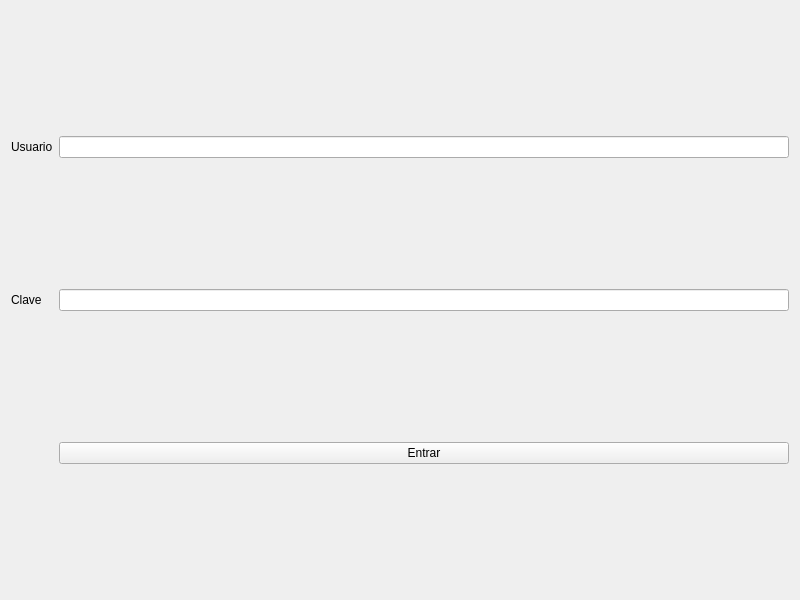
<?xml version="1.0" encoding="UTF-8"?>
<ui version="4.0">
 <class>Login</class>
 <widget class="QWidget" name="Login">
  <property name="geometry">
   <rect>
    <x>0</x>
    <y>0</y>
    <width>800</width>
    <height>600</height>
   </rect>
  </property>
  <property name="windowTitle">
   <string>Login</string>
  </property>
  <layout class="QGridLayout" name="gridLayout">
   <item row="0" column="0">
    <widget class="QLabel" name="lUsuario">
     <property name="text">
      <string>Usuario</string>
     </property>
    </widget>
   </item>
   <item row="0" column="1">
    <widget class="QLineEdit" name="leUsuario"/>
   </item>
   <item row="1" column="0">
    <widget class="QLabel" name="lClave">
     <property name="text">
      <string>Clave</string>
     </property>
    </widget>
   </item>
   <item row="1" column="1">
    <widget class="QLineEdit" name="leClave"/>
   </item>
   <item row="2" column="1">
    <widget class="QPushButton" name="pbIngresar">
     <property name="text">
      <string>Entrar</string>
     </property>
    </widget>
   </item>
  </layout>
 </widget>
 <resources/>
 <connections/>
</ui>
